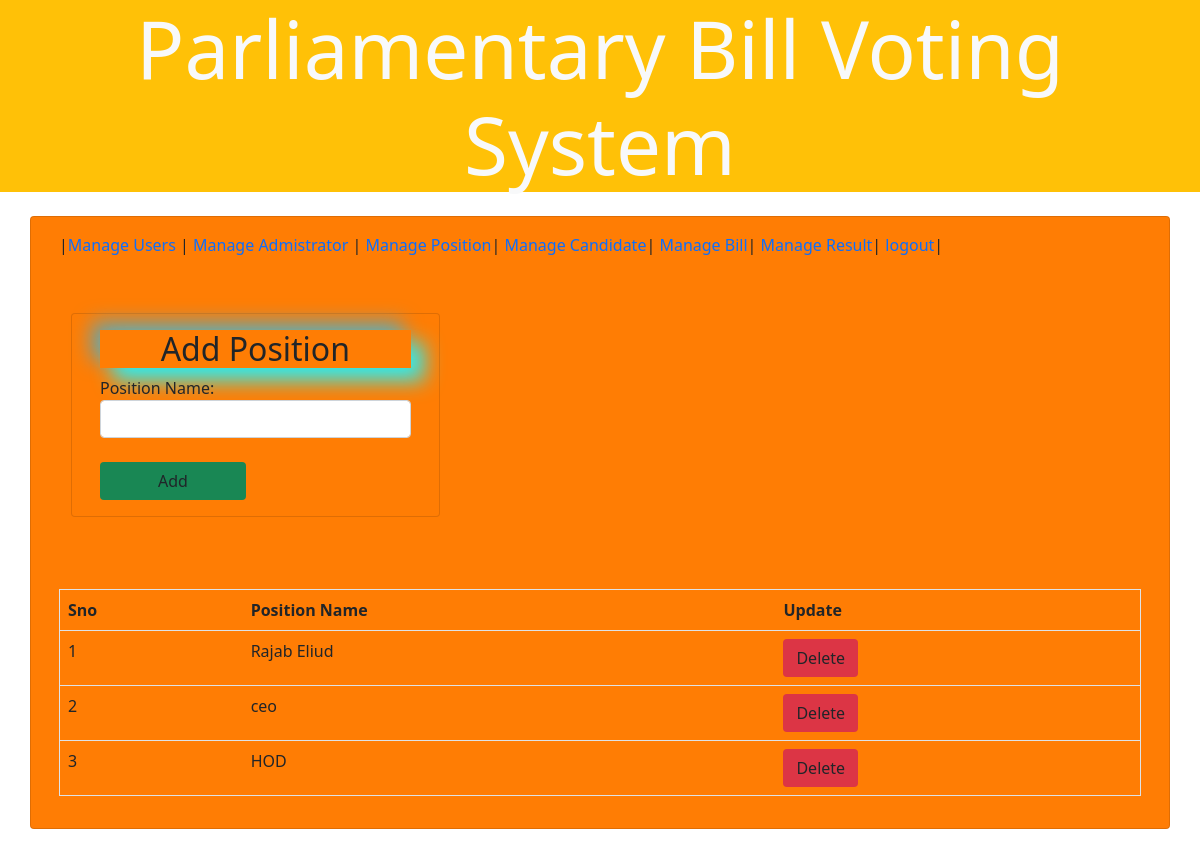
/position.php (signed in), run on the app's committed database.
### tables this page shows
CREATE TABLE IF NOT EXISTS `position` (
  `pid` int(11) NOT NULL AUTO_INCREMENT,
  `pos` varchar(50) NOT NULL,
  PRIMARY KEY (`pid`)
);

### position.php (the view, shortened to what this page needs)
<!DOCTYPE html>
<html>
<head>
	<link rel="stylesheet" type="text/css" href="bootstrap/css/bootstrap.min.css">
	<link rel="stylesheet" type="text/css" href="bootstrap/css/style.css">
</head>
<body>
<div class="jumbotron bg-warning ">
  <h1 class="text-center display-1 text-light mb-4">Parliamentary Bill Voting System</h1>
</div>
<div class="container mb-4">
		<div class="col-md-12 col-lg-12">
			<div class="row">
				<div class="card mycard">
					<div class="card-body">
						<div class="card-title top">
							|<a href="dashbord.php">Manage Users </a>|
							<a href="manage_admin.php">Manage Admistrator </a>|
							<a href="position">Manage Position</a>|
							<a href="cand.php">Manage Candidate</a>|
							<a href="bill.php">Manage Bill</a>|
							<a href="aresult.php">Manage Result</a>|
							<a href="logout.php">logout</a>|
						</div><br><br>
<div class="container">
			<div class="col-md-12 col-lg-4">
			<div class="row">
				<div class="card mycard">
					<div class="card-body">
						<form action="position.php" method="POST">
								<h2>Add Position</h2>
								Position Name: <input type="text" name="fname" class="form-control ">	<br>
								<input type="submit" name="reg" value="Add" class="bg-success btn">
						</form>
					</div>
				</div>
			</div>
		</div>
</div>
						<div>	<br>	<br><br>
								<table border="1" class="table">
									<tr>
										<th>Sno</th>
										<th>Position Name</th>
										<th colspan="2">Update</th>
									</tr>
									<tr>
										<?php
												require_once("connect.php");
											$s=1;
											$select = "SELECT * FROM position";
											$query = mysqli_query($con,$select);
											while($array = mysqli_fetch_array($query)){
												$fn = $array['pos'];
												$id = $array['pid'];
												echo "<td>$s</td>
												<td>$fn</td>
												<td><a href='delete_pos.php?roja=$id' class='btn bg-danger'>Delete</a></td>
												</tr>";
												$s++;
											}
										?>
								</table>
						</div>
					</div>
				</div>
			</div>
		</div>
</div>
</body>
</html>

### data on the page
position: pos "Rajab Eliud"
position: pos "ceo"
position: pos "HOD"
